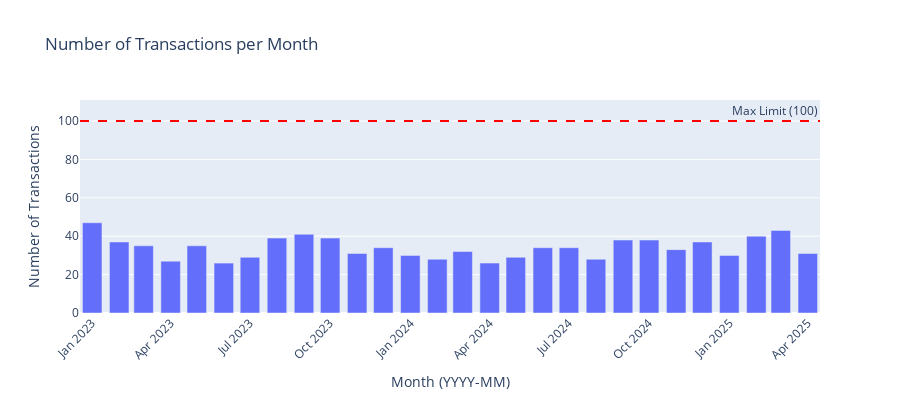

Notebook code for this chart:
### Markdown cell above
## 3. Constraint Validation: Row Counts

Check if the number of transactions per month adheres to the `MONTHLY_MAX_ROWS = 100` limit.

### Code cell
if not df.empty and 'month' in df.columns:
    monthly_row_counts = df.groupby('month').size().reset_index(name='transaction_count')

    fig_row_counts = px.bar(monthly_row_counts, x='month', y='transaction_count',
                            title='Number of Transactions per Month',
                            labels={'month': 'Month (YYYY-MM)', 'transaction_count': 'Number of Transactions'},
                            height=400)
    fig_row_counts.add_hline(y=100, line_dash="dash", line_color="red", annotation_text="Max Limit (100)")
    fig_row_counts.update_layout(xaxis_tickangle=-45)
    fig_row_counts.show() # Display inline

    # Save image (Commented out)
    # try:
    #     img_path = IMG_DIR / "monthly_transaction_counts.png"
    #     fig_row_counts.write_image(img_path)
    #     logging.info(f"Saved monthly row counts plot to {img_path}")
    # except Exception as e:
    #     logging.error(f"Failed to save monthly row counts plot: {e}")


    # Discrepancy Check
    max_rows_in_month = monthly_row_counts['transaction_count'].max()
    print(f"\n--- Row Count Validation ---")
    print(f"Maximum rows found in a single month: {max_rows_in_month}")
    if max_rows_in_month > 100:
        exceeding_months = monthly_row_counts[monthly_row_counts['transaction_count'] > 100]['month'].tolist()
        logging.error(f"Monthly row count limit (>100) EXCEEDED! Max found: {max_rows_in_month}. Check months: {exceeding_months}")
    else:
        logging.info("Monthly row counts are within the limit (<= 100).")

    total_rows = df.shape[0]
    print(f"Total rows generated: {total_rows}")

else:
    print("Skipping row count validation.")

### Figure 1 — Plotly figure (JSON) as saved in the notebook; plotly's stock layout.template omitted (floating-point values rounded to 4 significant figures)
{"data": [{"hovertemplate": "Month (YYYY-MM)=%{x}<br>Number of Transactions=%{y}<extra></extra>", "legendgroup": "", "marker": {"color": "#636efa", "pattern": {"shape": ""}}, "name": "", "orientation": "v", "showlegend": false, "textposition": "auto", "type": "bar", "x": ["2023-01", "2023-02", "2023-03", "2023-04", "2023-05", "2023-06", "2023-07", "2023-08", "2023-09", "2023-10", "2023-11", "2023-12", "2024-01", "2024-02", "2024-03", "2024-04", "2024-05", "2024-06", "2024-07", "2024-08", "2024-09", "2024-10", "2024-11", "2024-12", "2025-01", "2025-02", "2025-03", "2025-04"], "xaxis": "x", "y": [47, 37, 35, 27, 35, 26, 29, 39, 41, 39, 31, 34, 30, 28, 32, 26, 29, 34, 34, 28, 38, 38, 33, 37, 30, 40, 43, 31], "yaxis": "y"}], "layout": {"annotations": [{"showarrow": false, "text": "Max Limit (100)", "x": 1, "xanchor": "right", "xref": "x domain", "y": 100, "yanchor": "bottom", "yref": "y"}], "barmode": "relative", "height": 400, "legend": {"tracegroupgap": 0}, "shapes": [{"line": {"color": "red", "dash": "dash"}, "type": "line", "x0": 0, "x1": 1, "xref": "x domain", "y0": 100, "y1": 100, "yref": "y"}], "title": {"text": "Number of Transactions per Month"}, "xaxis": {"anchor": "y", "domain": [0, 1], "tickangle": -45, "title": {"text": "Month (YYYY-MM)"}}, "yaxis": {"anchor": "x", "domain": [0, 1], "title": {"text": "Number of Transactions"}}}}
